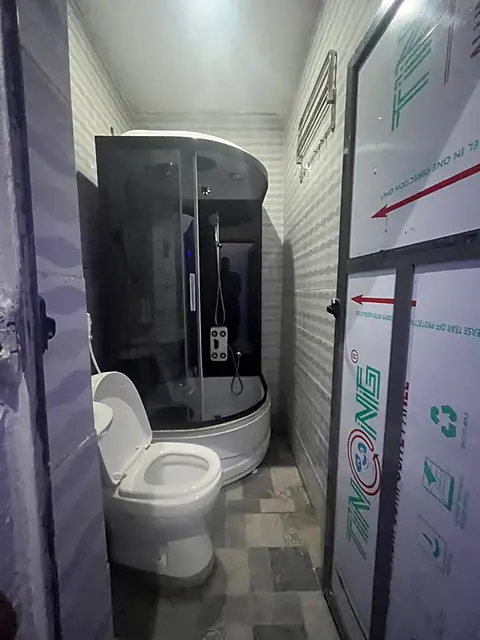
#> input picture assets/img/bath-full-sm.webp, 480 x 640 px
$ python -i photo_fix.py   (imports and definitions only)
#> lines starting #> are read from the running program, lines starting #| are printed output that depends on the picture
#> further down, picture is the input picture: PIL image 480x640 RGB; mean R, G, B 104.4, 105.7, 110.6
"""Colour and exposure fixes used by optimize_images.py.

neutral_light(): rooms photographed under blue/purple LED strips. Stretches each
colour channel, takes the colour cast out of the blue-violet range and the
brightest spots, and lifts the shadows, so the room looks as it does with the
white ceiling lights on.
daylight(): outdoor shots taken against the sun. Clears some haze and adds a
little contrast and colour.
lift_faces(): group photos with the sun behind people. Brightens shadows
(faces under caps) without blowing out the white walls.
"""
import cv2
import numpy as np
from PIL import Image


def _arr(im):
    return np.asarray(im.convert("RGB"))


def neutral_light(im, keep=0.18, gamma=0.92):
    a = _arr(im).astype(np.float32)
    # black point per channel, white point from the brightest unclipped surfaces
    # (sheets, walls, ceiling), so whites come out white
    lo = np.array([np.percentile(a[..., c], 0.6) for c in range(3)])
    lum = a.mean(axis=2)
    ok = (a.min(axis=2) < 248) & (lum > np.percentile(lum, 96))   # skip bare lamps
    white = a[ok].mean(axis=0) if ok.sum() > 500 else np.array([np.percentile(a[..., c], 99.5) for c in range(3)])
    gain = 238 / np.maximum(white - lo, 1)
    gain = np.minimum(gain, gain.min() * 2.6)
    a = np.clip((a - lo) * gain, 0, 255).astype(np.uint8)

    hsv = cv2.cvtColor(a, cv2.COLOR_RGB2HSV).astype(np.float32)
    h, s, v = hsv[..., 0] * 2, hsv[..., 1], hsv[..., 2] / 255
    blue = np.clip(1 - np.abs(h - 262) / 80, 0, 1) ** 0.6       # blue..violet..magenta
    bright = np.clip((v - 0.8) / 0.2, 0, 1)                      # lamps and glare
    hsv[..., 1] = s * (1 - blue * (1 - keep)) * (1 - bright * 0.8)
    hsv[..., 2] = np.power(v, gamma) * 255
    out = cv2.cvtColor(np.clip(hsv, 0, 255).astype(np.uint8), cv2.COLOR_HSV2RGB)
    return Image.fromarray(out)


def daylight(im, clip=1.6, sat=1.12):
#> called with clip = 1.6, sat = 1.12
    a = _arr(im)
    lab = cv2.cvtColor(a, cv2.COLOR_RGB2LAB)
#> lab: shape (640, 480, 3); mean of channels 0, 1, 2 111.7, 128.8, 125
    l = lab[..., 0]
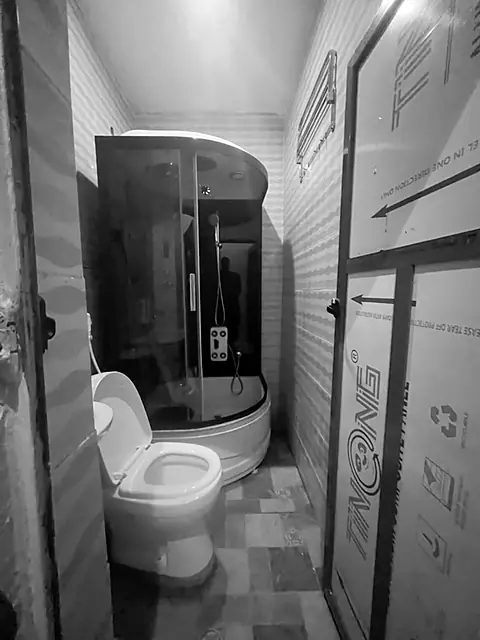
#> l: shape (640, 480); min 0, max 255, mean 111.7
    cl = cv2.createCLAHE(clipLimit=clip, tileGridSize=(8, 8)).apply(l)
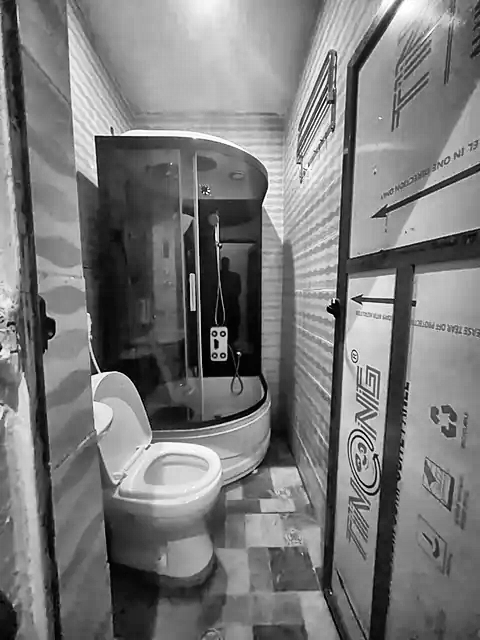
#> cl: shape (640, 480); min 0, max 255, mean 121.8
    lab[..., 0] = cv2.addWeighted(l, 0.35, cl, 0.65, 0)
#> lab: shape (640, 480, 3); mean of channels 0, 1, 2 118.2, 128.8, 125
    a = cv2.cvtColor(lab, cv2.COLOR_LAB2RGB)
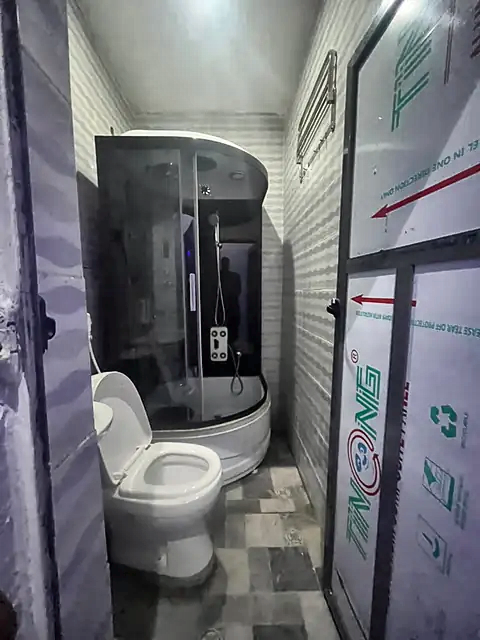
#> a: shape (640, 480, 3); mean R, G, B 110.8, 112.1, 117
    hsv = cv2.cvtColor(a, cv2.COLOR_RGB2HSV).astype(np.float32)
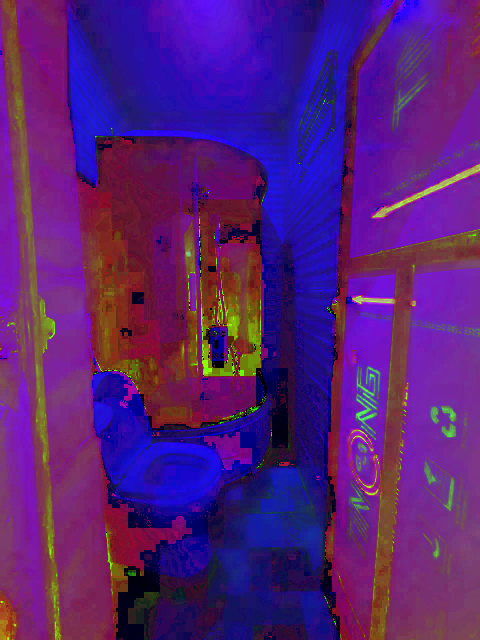
#> hsv: shape (640, 480, 3) float32; mean R, G, B 86.4, 30.9, 119.9
    hsv[..., 1] = np.clip(hsv[..., 1] * sat, 0, 255)
    return Image.fromarray(cv2.cvtColor(hsv.astype(np.uint8), cv2.COLOR_HSV2RGB))


def lift_faces(im, amount=1.0):
    a = _arr(im).astype(np.float32) / 255
    lum = cv2.GaussianBlur(a.mean(axis=2), (0, 0), 6)[..., None]
    lift = amount * np.clip(1 - lum / 0.55, 0, 1) ** 1.5   # only the darker areas
    out = np.power(a, 1 / (1 + 1.1 * lift))
    out = np.clip(out * 255, 0, 255).astype(np.uint8)
    lab = cv2.cvtColor(out, cv2.COLOR_RGB2LAB)
    lab[..., 0] = cv2.createCLAHE(clipLimit=1.3, tileGridSize=(6, 6)).apply(lab[..., 0])
    return Image.fromarray(cv2.cvtColor(lab, cv2.COLOR_LAB2RGB))

>>> from PIL import Image
>>> picture = Image.open('../assets/img/bath-full-sm.webp')
>>> result = daylight(picture)

$ run again, on assets/img/bath-shower-sm.webp
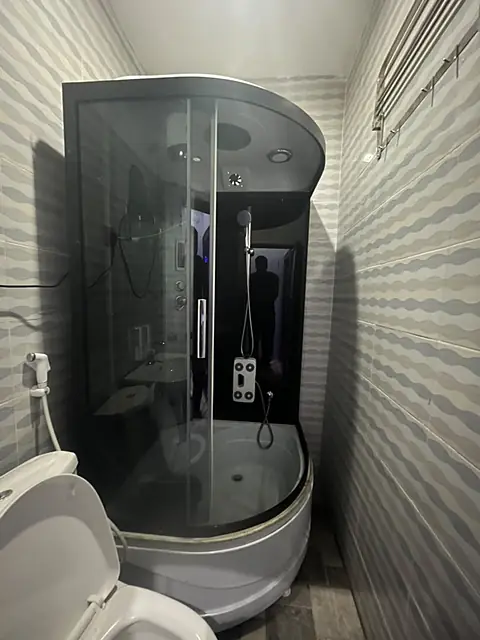
#> input picture assets/img/bath-shower-sm.webp, 480 x 640 px
#> picture is the input picture: PIL image 480x640 RGB; mean R, G, B 110.8, 110, 101
#> in daylight, `cl = cv2.createCLAHE(clipLimit=clip, tileGridSize=(8, 8)).apply(l)`:
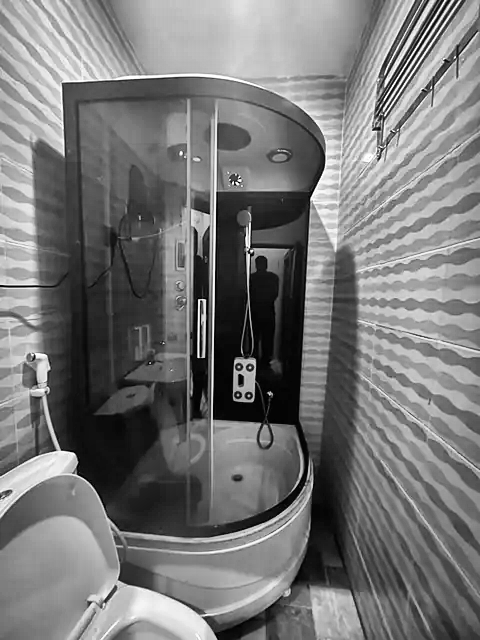
#> cl: shape (640, 480); min 0, max 255, mean 119.4
#> in daylight, `hsv = cv2.cvtColor(a, cv2.COLOR_RGB2HSV).astype(np.float32)`:
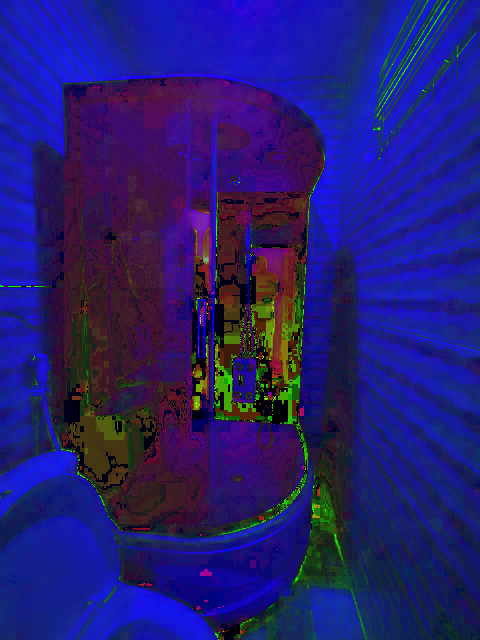
#> hsv: shape (640, 480, 3) float32; mean R, G, B 36, 28.5, 114.8
